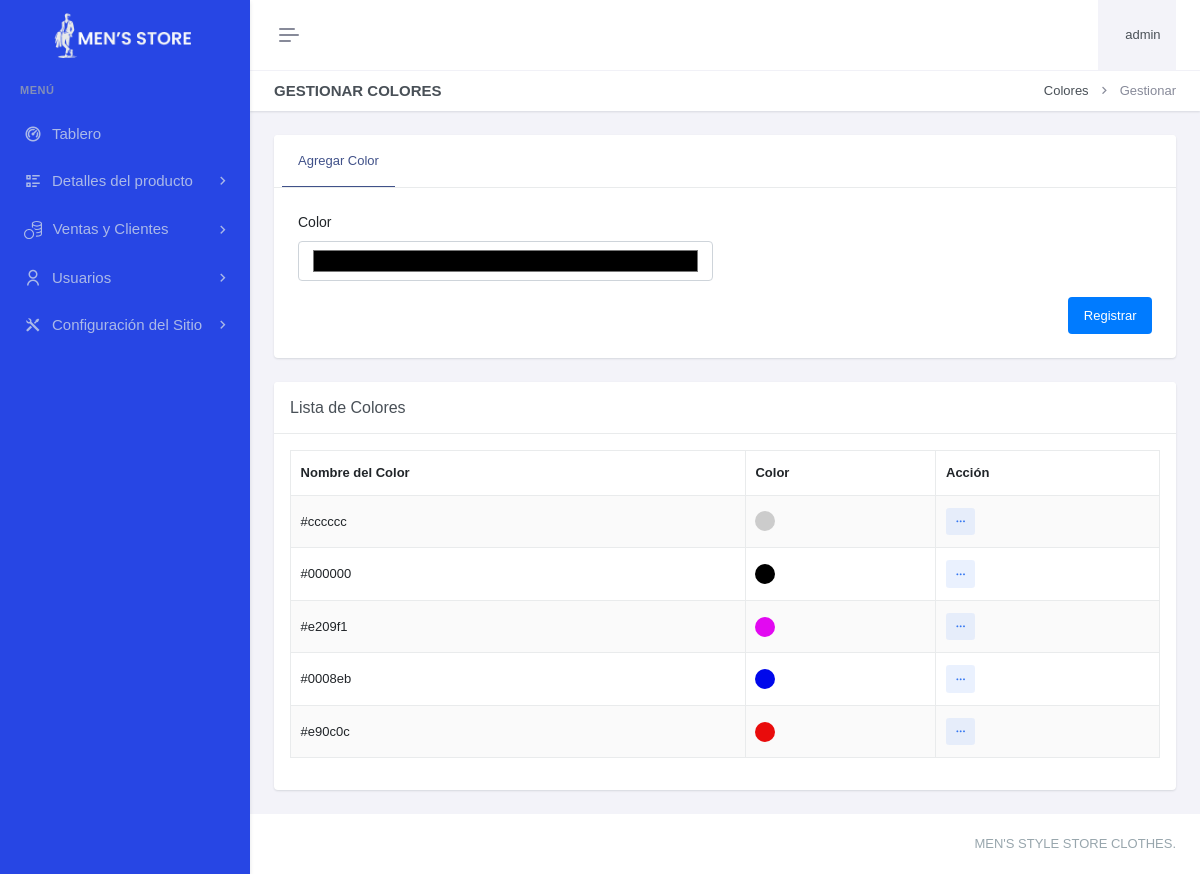
The app's page /paneladministrador/detallesproducto/color/gestionar-color.php (signed in), older data.
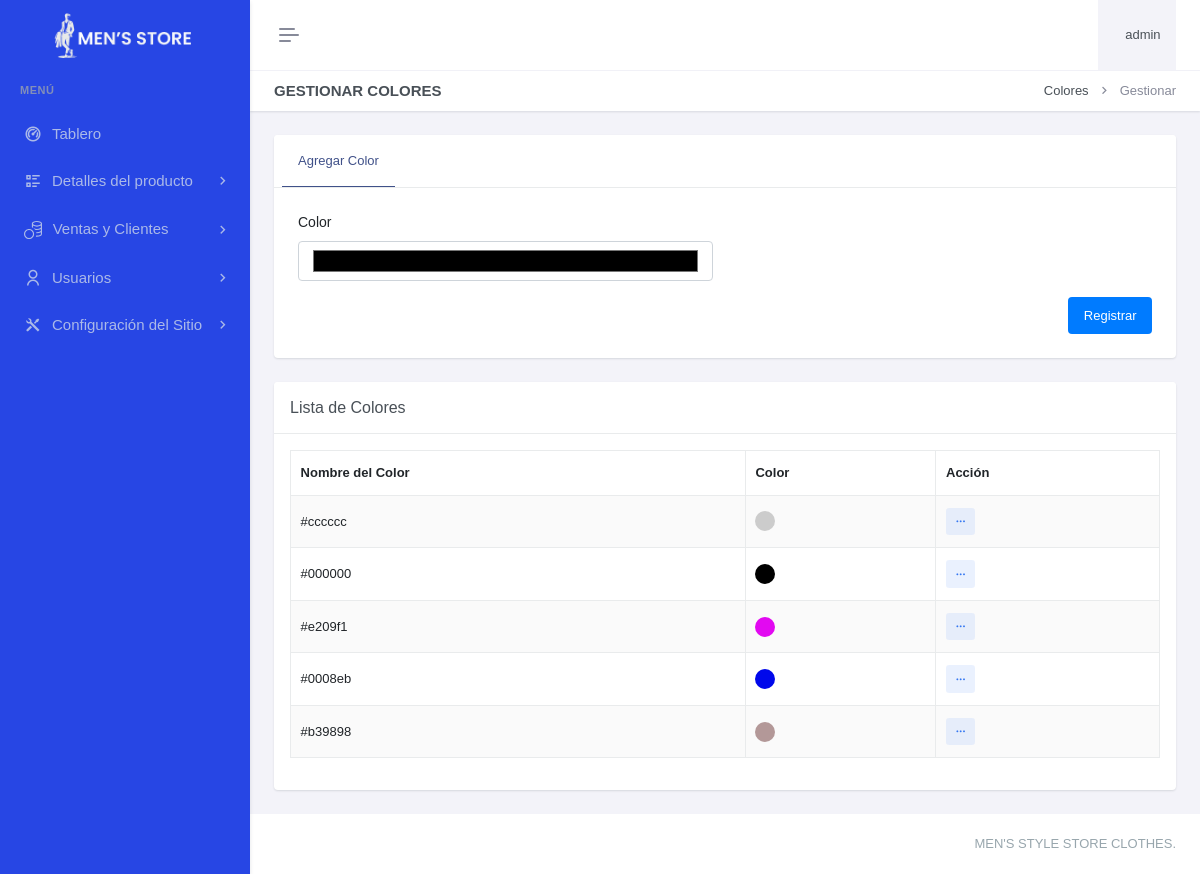
The same page, newer data.
### tables this page shows
CREATE TABLE `color` (
  `colId` int(11) NOT NULL,
  `colNombre` varchar(30) DEFAULT NULL,
  `colFechaRegis` datetime DEFAULT current_timestamp()
);

### paneladministrador/detallesproducto/color/gestionar-color.php (the view, shortened to what the changed rows need)
<?php
include "../../header.php";
include "../../sidebar.php";
?>
<div class="main-content">
    <div class="page-content">
        <div class="container-fluid">
            <div class="row">
                <div class="col-xxl-9">
                    <div class="card mt-4">
                        <div class="card-body">
                            <table id="example" class="table table-bordered dt-responsive nowrap table-striped align-middle" style="width:100%">
                                <thead>
                                    <tr>
                                        <th>Nombre del Color</th>
                                        <th>Color</th>
                                        <th class="accion-col">Acción</th>
                                    </tr>
                                </thead>
                                <tbody>
                                    <?php
                                    $query = "SELECT * FROM color ORDER BY colId DESC";
                                    $result = mysqli_query($con, $query);
                                    while ($row = mysqli_fetch_assoc($result)) {
                                        echo "<tr id='color-{$row['colId']}'>
                                                <td>{$row['colNombre']}</td>
                                                <td><div style='width: 20px; height: 20px; background-color: {$row['colNombre']}; border-radius: 50%;'></div></td>
                                                <td>
                                                    <div class='dropdown d-inline-block'>
                                                        <button class='btn btn-soft-secondary btn-sm dropdown' type='button' data-bs-toggle='dropdown' aria-expanded='false'>
                                                            <i class='ri-more-fill align-middle'></i>
                                                        </button>
                                                        <ul class='dropdown-menu dropdown-menu-end'>
                                                            <li><a href='editarcolor.php?id={$row['colId']}' class='dropdown-item edit-item-btn'><i class='ri-pencil-fill align-bottom me-2 text-muted'></i> Editar</a></li>
                                                            <li>
                                                                <a href='javascript:void(0);' class='dropdown-item remove-item-btn' onclick='confirmDeleteColor({$row['colId']})'>
                                                                    <i class='ri-delete-bin-fill align-bottom me-2 text-muted'></i> Eliminar
                                                                </a>
                                                            </li>
                                                        </ul>
                                                    </div>
                                                </td>
                                            </tr>";
                                    }
                                    ?>
                                </tbody>
                            </table>
                        </div>
                    </div>
                </div>
            </div>
        </div>
    </div>
</div>
<?php include "../../footer.php";?>

Row changes from the older to the newer data that the page shows:
changed color (number 5 of 5 on the later page): colNombre "#e90c0c" → "#b39898"
